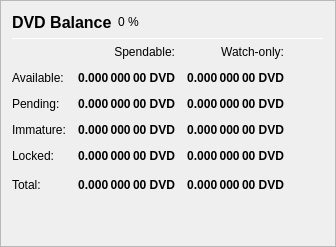
                   <widget class="QFrame" name="frame_Balances">
                    <property name="frameShape">
                     <enum>QFrame::StyledPanel</enum>
                    </property>
                    <property name="frameShadow">
                     <enum>QFrame::Raised</enum>
                    </property>
                    <layout class="QVBoxLayout" name="verticalLayout_4">
                     <item>
                      <layout class="QHBoxLayout" name="horizontalLayout_4">
                       <item>
                        <widget class="QLabel" name="label_5">
                         <property name="minimumSize">
                          <size>
                           <width>0</width>
                           <height>20</height>
                          </size>
                         </property>
                         <property name="font">
                          <font>
                           <pointsize>12</pointsize>
                           <weight>75</weight>
                           <bold>true</bold>
                          </font>
                         </property>
                         <property name="text">
                          <string>DVD Balance</string>
                         </property>
                        </widget>
                       </item>
                       <item>
                        <widget class="QLabel" name="labelDVDPercent">
                         <property name="text">
                          <string notr="true">0 %</string>
                         </property>
                        </widget>
                       </item>
                       <item>
                        <spacer name="horizontalSpacer_3">
                         <property name="orientation">
                          <enum>Qt::Horizontal</enum>
                         </property>
                         <property name="sizeHint" stdset="0">
                          <size>
                           <width>40</width>
                           <height>20</height>
                          </size>
                         </property>
                        </spacer>
                       </item>
                      </layout>
                     </item>
                     <item>
                      <widget class="Line" name="line_Balance">
                       <property name="minimumSize">
                        <size>
                         <width>0</width>
                         <height>1</height>
                        </size>
                       </property>
                       <property name="maximumSize">
                        <size>
                         <width>16777215</width>
                         <height>1</height>
                        </size>
                       </property>
                       <property name="orientation">
                        <enum>Qt::Horizontal</enum>
                       </property>
                      </widget>
                     </item>
                     <item>
                      <layout class="QGridLayout" name="gridLayout">
                       <property name="spacing">
                        <number>12</number>
                       </property>
                       <item row="0" column="1">
                        <widget class="QLabel" name="labelSpendable">
                         <property name="text">
                          <string>Spendable:</string>
                         </property>
                         <property name="alignment">
                          <set>Qt::AlignRight|Qt::AlignTrailing|Qt::AlignVCenter</set>
                         </property>
                        </widget>
                       </item>
                       <item row="0" column="2">
                        <widget class="QLabel" name="labelWatchonly">
                         <property name="text">
                          <string>Watch-only:</string>
                         </property>
                         <property name="alignment">
                          <set>Qt::AlignRight|Qt::AlignTrailing|Qt::AlignVCenter</set>
                         </property>
                        </widget>
                       </item>
                       <item row="1" column="0">
                        <widget class="QLabel" name="labelBalanceText">
                         <property name="text">
                          <string>Available:</string>
                         </property>
                        </widget>
                       </item>
                       <item row="1" column="1">
                        <widget class="QLabel" name="labelBalance">
                         <property name="font">
                          <font>
                           <weight>75</weight>
                           <bold>true</bold>
                          </font>
                         </property>
                         <property name="cursor">
                          <cursorShape>IBeamCursor</cursorShape>
                         </property>
                         <property name="toolTip">
                          <string>Your current spendable balance</string>
                         </property>
                         <property name="text">
                          <string notr="true">0.000 000 00 DVD</string>
                         </property>
                         <property name="alignment">
                          <set>Qt::AlignRight|Qt::AlignTrailing|Qt::AlignVCenter</set>
                         </property>
                         <property name="textInteractionFlags">
                          <set>Qt::LinksAccessibleByMouse|Qt::TextSelectableByKeyboard|Qt::TextSelectableByMouse</set>
                         </property>
                        </widget>
                       </item>
                       <item row="1" column="2">
                        <widget class="QLabel" name="labelWatchAvailable">
                         <property name="font">
                          <font>
                           <weight>75</weight>
                           <bold>true</bold>
                          </font>
                         </property>
                         <property name="cursor">
                          <cursorShape>IBeamCursor</cursorShape>
                         </property>
                         <property name="toolTip">
                          <string>Your current balance in watch-only addresses</string>
                         </property>
                         <property name="text">
                          <string notr="true">0.000 000 00 DVD</string>
                         </property>
                         <property name="alignment">
                          <set>Qt::AlignRight|Qt::AlignTrailing|Qt::AlignVCenter</set>
                         </property>
                         <property name="textInteractionFlags">
                          <set>Qt::LinksAccessibleByMouse|Qt::TextSelectableByKeyboard|Qt::TextSelectableByMouse</set>
                         </property>
                        </widget>
                       </item>
                       <item row="2" column="0">
                        <widget class="QLabel" name="labelPendingText">
                         <property name="text">
                          <string>Pending:</string>
                         </property>
                        </widget>
                       </item>
                       <item row="2" column="1">
                        <widget class="QLabel" name="labelUnconfirmed">
                         <property name="font">
                          <font>
                           <weight>75</weight>
                           <bold>true</bold>
                          </font>
                         </property>
                         <property name="cursor">
                          <cursorShape>IBeamCursor</cursorShape>
                         </property>
                         <property name="toolTip">
                          <string>Total of transactions that have yet to be confirmed, and do not yet count toward the spendable balance</string>
                         </property>
                         <property name="text">
                          <string notr="true">0.000 000 00 DVD</string>
                         </property>
                         <property name="alignment">
                          <set>Qt::AlignRight|Qt::AlignTrailing|Qt::AlignVCenter</set>
                         </property>
                         <property name="textInteractionFlags">
                          <set>Qt::LinksAccessibleByMouse|Qt::TextSelectableByKeyboard|Qt::TextSelectableByMouse</set>
                         </property>
                        </widget>
                       </item>
                       <item row="2" column="2">
                        <widget class="QLabel" name="labelWatchPending">
                         <property name="font">
                          <font>
                           <weight>75</weight>
                           <bold>true</bold>
                          </font>
                         </property>
                         <property name="cursor">
                          <cursorShape>IBeamCursor</cursorShape>
                         </property>
                         <property name="toolTip">
                          <string>Unconfirmed transactions to watch-only addresses</string>
                         </property>
                         <property name="text">
                          <string notr="true">0.000 000 00 DVD</string>
                         </property>
                         <property name="alignment">
                          <set>Qt::AlignRight|Qt::AlignTrailing|Qt::AlignVCenter</set>
                         </property>
                         <property name="textInteractionFlags">
                          <set>Qt::LinksAccessibleByMouse|Qt::TextSelectableByKeyboard|Qt::TextSelectableByMouse</set>
                         </property>
                        </widget>
                       </item>
                       <item row="3" column="0">
                        <widget class="QLabel" name="labelImmatureText">
                         <property name="text">
                          <string>Immature:</string>
                         </property>
                        </widget>
                       </item>
                       <item row="3" column="1">
                        <widget class="QLabel" name="labelImmature">
                         <property name="font">
                          <font>
                           <weight>75</weight>
                           <bold>true</bold>
                          </font>
                         </property>
                         <property name="cursor">
                          <cursorShape>IBeamCursor</cursorShape>
                         </property>
                         <property name="toolTip">
                          <string>Staked or masternode rewards that has not yet matured</string>
                         </property>
                         <property name="text">
                          <string notr="true">0.000 000 00 DVD</string>
                         </property>
                         <property name="alignment">
                          <set>Qt::AlignRight|Qt::AlignTrailing|Qt::AlignVCenter</set>
                         </property>
                         <property name="textInteractionFlags">
                          <set>Qt::LinksAccessibleByMouse|Qt::TextSelectableByKeyboard|Qt::TextSelectableByMouse</set>
                         </property>
                        </widget>
                       </item>
                       <item row="3" column="2">
                        <widget class="QLabel" name="labelWatchImmature">
                         <property name="font">
                          <font>
                           <weight>75</weight>
                           <bold>true</bold>
                          </font>
                         </property>
                         <property name="cursor">
                          <cursorShape>IBeamCursor</cursorShape>
                         </property>
                         <property name="toolTip">
                          <string>Staked or masternode rewards in watch-only addresses that has not yet matured</string>
                         </property>
                         <property name="text">
                          <string notr="true">0.000 000 00 DVD</string>
                         </property>
                         <property name="alignment">
                          <set>Qt::AlignRight|Qt::AlignTrailing|Qt::AlignVCenter</set>
                         </property>
                         <property name="textInteractionFlags">
                          <set>Qt::LinksAccessibleByMouse|Qt::TextSelectableByKeyboard|Qt::TextSelectableByMouse</set>
                         </property>
                        </widget>
                       </item>
                       <item row="4" column="0">
                        <widget class="QLabel" name="labelLockedBalanceText">
                         <property name="toolTip">
                          <string>Locked DVD or Masternode collaterals. These are excluded from zDVD minting.</string>
                         </property>
                         <property name="text">
                          <string>Locked:</string>
                         </property>
                        </widget>
                       </item>
                       <item row="4" column="1">
                        <widget class="QLabel" name="labelLockedBalance">
                         <property name="font">
                          <font>
                           <weight>75</weight>
                           <bold>true</bold>
                          </font>
                         </property>
                         <property name="cursor">
                          <cursorShape>IBeamCursor</cursorShape>
                         </property>
                         <property name="toolTip">
                          <string>Locked DVD or Masternode collaterals. These are excluded from zDVD minting.</string>
                         </property>
                         <property name="text">
                          <string notr="true">0.000 000 00 DVD</string>
                         </property>
                         <property name="alignment">
                          <set>Qt::AlignRight|Qt::AlignTrailing|Qt::AlignVCenter</set>
                         </property>
                         <property name="textInteractionFlags">
                          <set>Qt::LinksAccessibleByMouse|Qt::TextSelectableByKeyboard|Qt::TextSelectableByMouse</set>
                         </property>
                        </widget>
                       </item>
                       <item row="4" column="2">
                        <widget class="QLabel" name="labelWatchLocked">
                         <property name="font">
                          <font>
                           <weight>75</weight>
                           <bold>true</bold>
                          </font>
                         </property>
                         <property name="cursor">
                          <cursorShape>IBeamCursor</cursorShape>
                         </property>
                         <property name="toolTip">
                          <string>Current locked balance in watch-only addresses</string>
                         </property>
                         <property name="text">
                          <string notr="true">0.000 000 00 DVD</string>
                         </property>
                         <property name="alignment">
                          <set>Qt::AlignRight|Qt::AlignTrailing|Qt::AlignVCenter</set>
                         </property>
                         <property name="textInteractionFlags">
                          <set>Qt::LinksAccessibleByMouse|Qt::TextSelectableByKeyboard|Qt::TextSelectableByMouse</set>
                         </property>
                        </widget>
                       </item>
                       <item row="5" column="0">
                        <widget class="QLabel" name="labelTotalText">
                         <property name="toolTip">
                          <string>Your current Dividend balance, unconfirmed and immature transactions included</string>
                         </property>
                         <property name="text">
                          <string>Total:</string>
                         </property>
                        </widget>
                       </item>
                       <item row="5" column="1">
                        <widget class="QLabel" name="labelTotal">
                         <property name="font">
                          <font>
                           <weight>75</weight>
                           <bold>true</bold>
                          </font>
                         </property>
                         <property name="cursor">
                          <cursorShape>IBeamCursor</cursorShape>
                         </property>
                         <property name="toolTip">
                          <string>Your current Dividend balance, unconfirmed and immature transactions included</string>
                         </property>
                         <property name="text">
                          <string notr="true">0.000 000 00 DVD</string>
                         </property>
                         <property name="alignment">
                          <set>Qt::AlignRight|Qt::AlignTrailing|Qt::AlignVCenter</set>
                         </property>
                         <property name="textInteractionFlags">
                          <set>Qt::LinksAccessibleByMouse|Qt::TextSelectableByKeyboard|Qt::TextSelectableByMouse</set>
                         </property>
                        </widget>
                       </item>
                       <item row="5" column="2">
                        <widget class="QLabel" name="labelWatchTotal">
                         <property name="font">
                          <font>
                           <weight>75</weight>
                           <bold>true</bold>
                          </font>
                         </property>
                         <property name="cursor">
                          <cursorShape>IBeamCursor</cursorShape>
                         </property>
                         <property name="toolTip">
                          <string>Current total balance in watch-only addresses</string>
                         </property>
                         <property name="text">
                          <string notr="true">0.000 000 00 DVD</string>
                         </property>
                         <property name="alignment">
                          <set>Qt::AlignRight|Qt::AlignTrailing|Qt::AlignVCenter</set>
                         </property>
                         <property name="textInteractionFlags">
                          <set>Qt::LinksAccessibleByMouse|Qt::TextSelectableByKeyboard|Qt::TextSelectableByMouse</set>
                         </property>
                        </widget>
                       </item>
                       <item row="5" column="3">
                        <spacer name="horizontalSpacer_9">
                         <property name="orientation">
                          <enum>Qt::Horizontal</enum>
                         </property>
                         <property name="sizeHint" stdset="0">
                          <size>
                           <width>40</width>
                           <height>20</height>
                          </size>
                         </property>
                        </spacer>
                       </item>
                      </layout>
                     </item>
                     <item>
                      <spacer name="verticalSpacer_3">
                       <property name="orientation">
                        <enum>Qt::Vertical</enum>
                       </property>
                       <property name="sizeHint" stdset="0">
                        <size>
                         <width>20</width>
                         <height>40</height>
                        </size>
                       </property>
                      </spacer>
                     </item>
                    </layout>
                   </widget>
